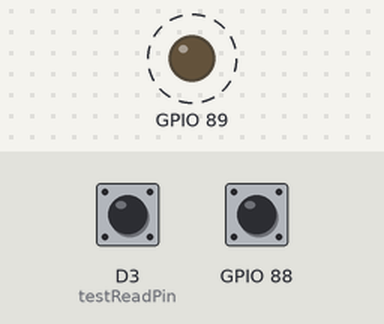
Bench run of a sketch on a simulated ESP8266 (NodeMCU). Shown: output pins drawn as LEDs (lit = HIGH). Dashed ring = blinking. The test bench sets the inputs (shaded band); at power-on: D3 (testReadPin) HIGH, GPIO 88 HIGH. What the sketch prints to the serial monitor is not drawn.

Above: at 0.2 s.
Timing chart, 0 to 3.0 s (numbered marks = the images above):
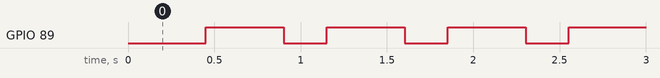

The sketch:

MCP23017_test.ino
```cpp
#include <Wire.h>
#include "Adafruit_MCP23017.h"

// НЕ УДАЛОСЬ ЗАПУСТИТЬ!!!

// Basic pin reading and pullup test for the MCP23017 I/O expander
// public domain!

// Connect pin #12 of the expander to Analog 5 (i2c clock)
// Connect pin #13 of the expander to Analog 4 (i2c data)
// Connect pins #15, 16 and 17 of the expander to ground (address selection)
// Connect pin #9 of the expander to 5V (power)
// Connect pin #10 of the expander to ground (common ground)
// Connect pin #18 through a ~10kohm resistor to 5V (reset pin, active low)

// Input #0 is on pin 21 so connect a button or switch from there to ground
/*
 * Adafruit PIN  Pin Name  Physical Pin
0   GPA0  21
1   GPA1  22
2   GPA2  23
3   GPA3  24
4   GPA4  25
5   GPA5  26
6   GPA6  27
7   GPA7  28
8   GPB0  1
9   GPB1  2
10  GPB2  3
11  GPB3  4
12  GPB4  5
13  GPB5  6
14  GPB6  7
15  GPB7  8


Address   Adafruit address  A0 / PIN 15   A1 / PIN 16   A2 / PIN 17
0x20  0   LOW   LOW   LOW
0x21  1   HIGH  LOW   LOW
0x22  2   LOW   HIGH  LOW
0x23  3   HIGH  HIGH  LOW
0x24  4   LOW   LOW   HIGH
0x25  5   HIGH  LOW   HIGH
0x26  6   LOW   HIGH  HIGH
0x27  7   HIGH  HIGH  HIGH
 */
Adafruit_MCP23017 mcp;

#define MCP_ADDR 0x21
#define MCP_testpin 8
#define MCP_testpin2 9

#define testReadPin D3
void setup() {
  Serial.begin(115200);
  while (!Serial) {
    ; // wait for serial port to connect. Needed for native USB
  }
  Wire.begin(D2,D1);

  mcp.begin(MCP_ADDR);

  mcp.pinMode(MCP_testpin, INPUT);
  mcp.pinMode(MCP_testpin2, OUTPUT);
  //mcp.pullUp(MCP_testpin, LOW);  // turn on a 100K pullup internally

  pinMode(testReadPin, INPUT);

  //test i2c device is present
  Serial.println("****");
  Serial.println();
  byte error;
  Wire.beginTransmission(MCP_ADDR);
  error = Wire.endTransmission();

  if (error == 0)
  {
    Serial.print("I2C device found at address 0x");
    if (MCP_ADDR<16)
      Serial.print("0");
    Serial.print(MCP_ADDR,HEX);
    Serial.println("  !");

  }
  else if (error==4)
  {
    Serial.print("Unknow error at address 0x");
    if (MCP_ADDR<16)
      Serial.print("0");
    Serial.println(MCP_ADDR,HEX);
  }
}


void loop() {
  // The LED will 'echo' the button
  //digitalWrite(LED_BUILTIN, mcp.digitalRead(MCP_testpin));
  Serial.print("Pin[");
  Serial.print(MCP_testpin);
  Serial.print("] val:");
  Serial.println(mcp.digitalRead(MCP_testpin));
  delay(200);

  mcp.digitalWrite(MCP_testpin2,LOW);
  delay(50);
  Serial.print("Read[");
  Serial.print(MCP_testpin2);
  Serial.print("] val:");
  Serial.println(digitalRead(testReadPin));
  delay(200);

  mcp.digitalWrite(MCP_testpin2,HIGH);
  delay(50);
  Serial.print("Read[");
  Serial.print(MCP_testpin2);
  Serial.print("] val:");
  Serial.println(digitalRead(testReadPin));
  delay(200);
}
```

Measured:
- by itself, GPIO 89: alternates HIGH for 0.45 s and LOW for 0.25 s
